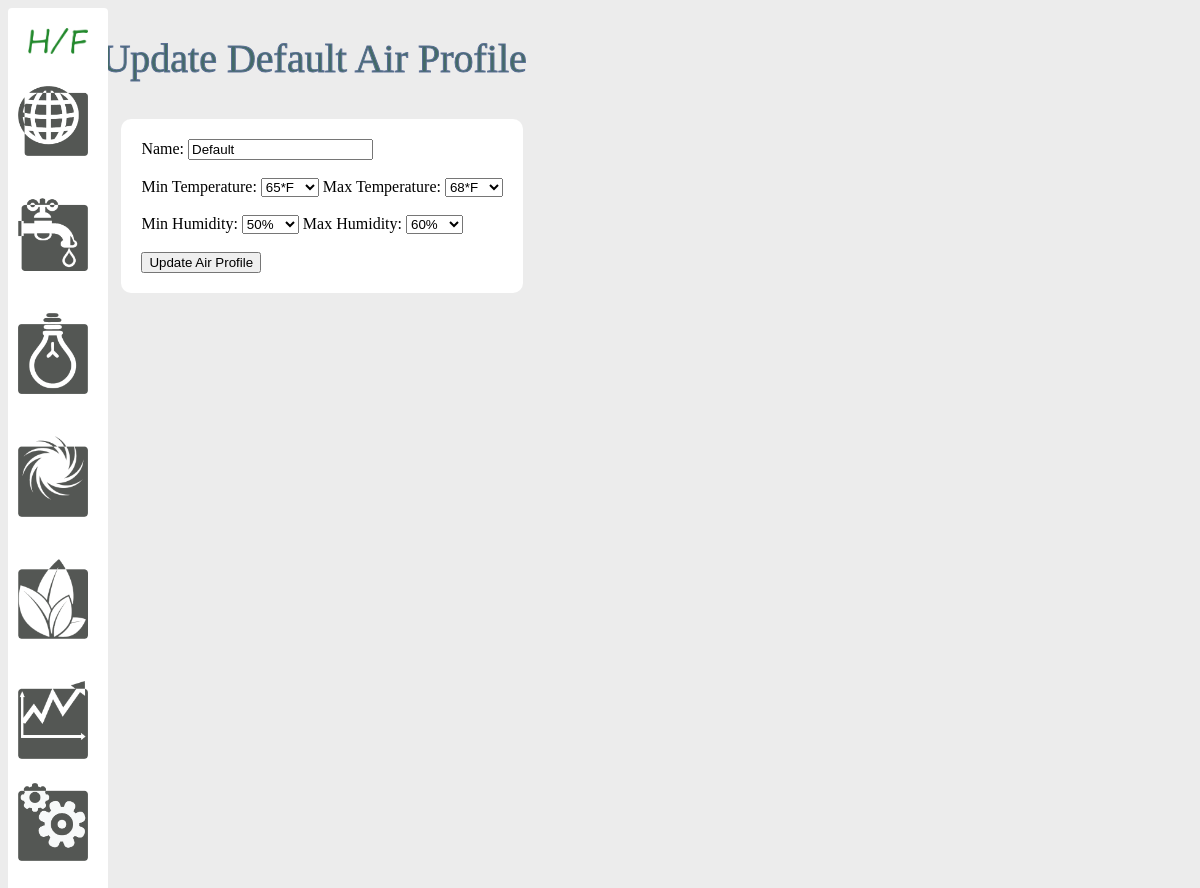
/update_air/1, run on an earlier commit of the app's database.
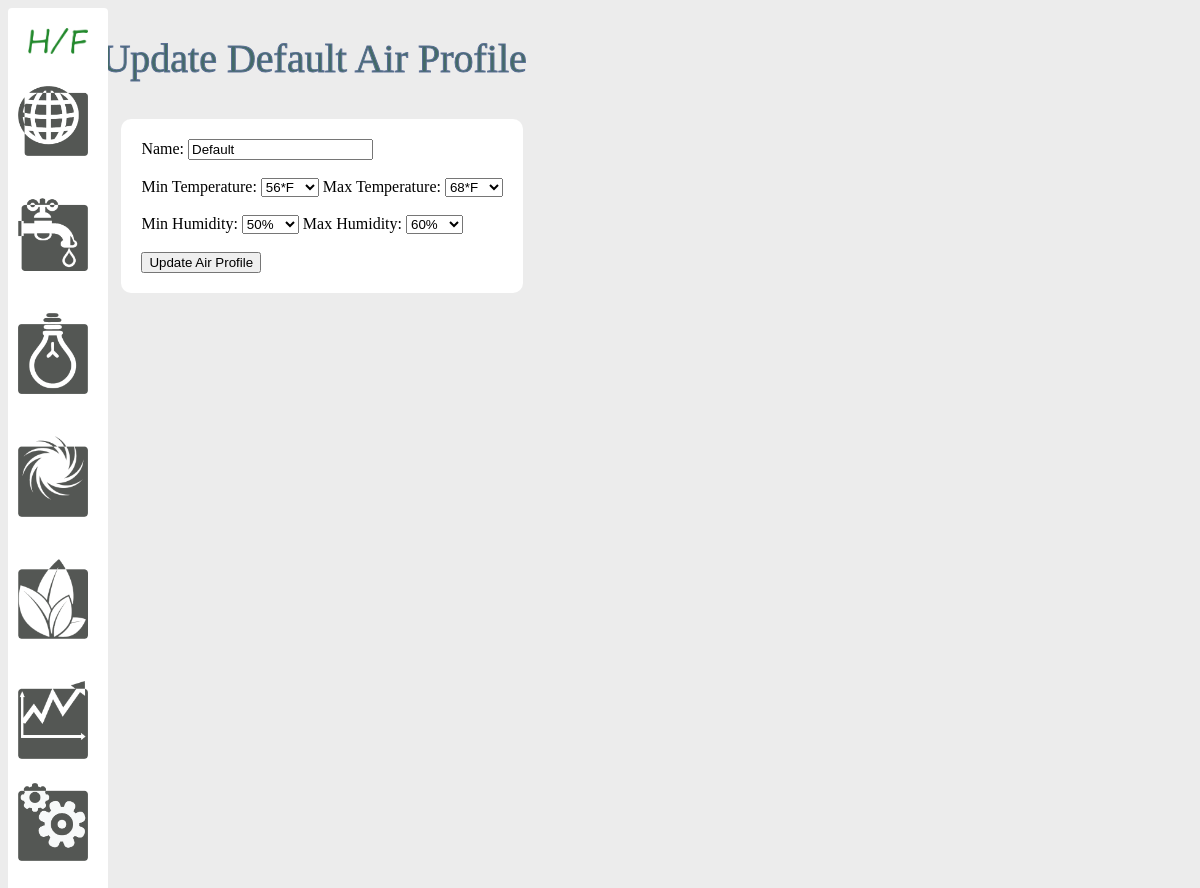
And on a later commit of the database.
### models.py (models this page shows)
class Air(db.Model):
    id = db.Column(db.Integer, primary_key=True)
    name = db.Column(db.String(50), nullable=False)
    min_temp = db.Column(db.Integer, default=60)
    max_temp = db.Column(db.Integer, default=80)
    min_humid = db.Column(db.Integer, default=50)
    max_humid = db.Column(db.Integer, default=60)
    enviros = db.relationship('Enviro', backref='air', lazy=True)

### views.py (the view)
@app.route('/update_air/<int:id>', methods=['POST', 'GET'])
def update_air_profile(id):
    air = Air.query.get_or_404(id)
    if request.method == 'POST':
        air.name = request.form['name']
        air.min_temp = request.form['min_temp']
        air.max_temp = request.form['max_temp']
        air.min_humid = request.form['min_humid']
        air.max_humid = request.form['max_humid']
        try:
            db.session.commit()
            return redirect('/air')
        except:
            return 'There was an issue updating the air profile'
    else:
        return render_template('air/update_air.html', air=air)

### templates/air/update_air.html
{% extends 'layout.html' %}
{% block body %}
    <h1>Update {{air.name}} Air Profile</h1>
    <div class = "form">
        <form action="/update_air/{{air.id}}" method="POST" id="enviro-form">
            <label>Name: </label>
            <input type="text" name="name" id="name" value="{{air.name}}">
            <br /><br />
            <label>Min Temperature: </label>
            <select name="min_temp" id="min_temp">
                {% for i in range(101) %}
                    <option value="{{i}}" {% if i == air.min_temp %} selected {% endif %}>{{i}}*F</option>
                {% endfor %}
            </select>
            <label>Max Temperature: </label>
            <select name="max_temp" id="max_temp">
                {% for i in range(101) %}
                    <option value="{{i}}" {% if i == air.max_temp %} selected {% endif %}>{{i}}*F</option>
                {% endfor %}
            </select>
            <br /><br />
            <label>Min Humidity: </label>
            <select name="min_humid" id="min_humid">
                {% for i in range(101) %}
                    <option value="{{i}}" {% if i == air.min_humid %} selected {% endif %}>{{i}}%</option>
                {% endfor %}
            </select>
            <label>Max Humidity: </label>
            <select name="max_humid" id="max_humid">
                {% for i in range(101) %}
                    <option value="{{i}}" {% if i == air.max_humid %} selected {% endif %}>{{i}}%</option>
                {% endfor %}
            </select>
            <br /><br />
            <input type="submit" value="Update Air Profile">
        </form>
    </div>
{% endblock %}

What changed in the data, as far as the page shows it:
changed Air "Default": min_temp "65*F" → "56*F"
